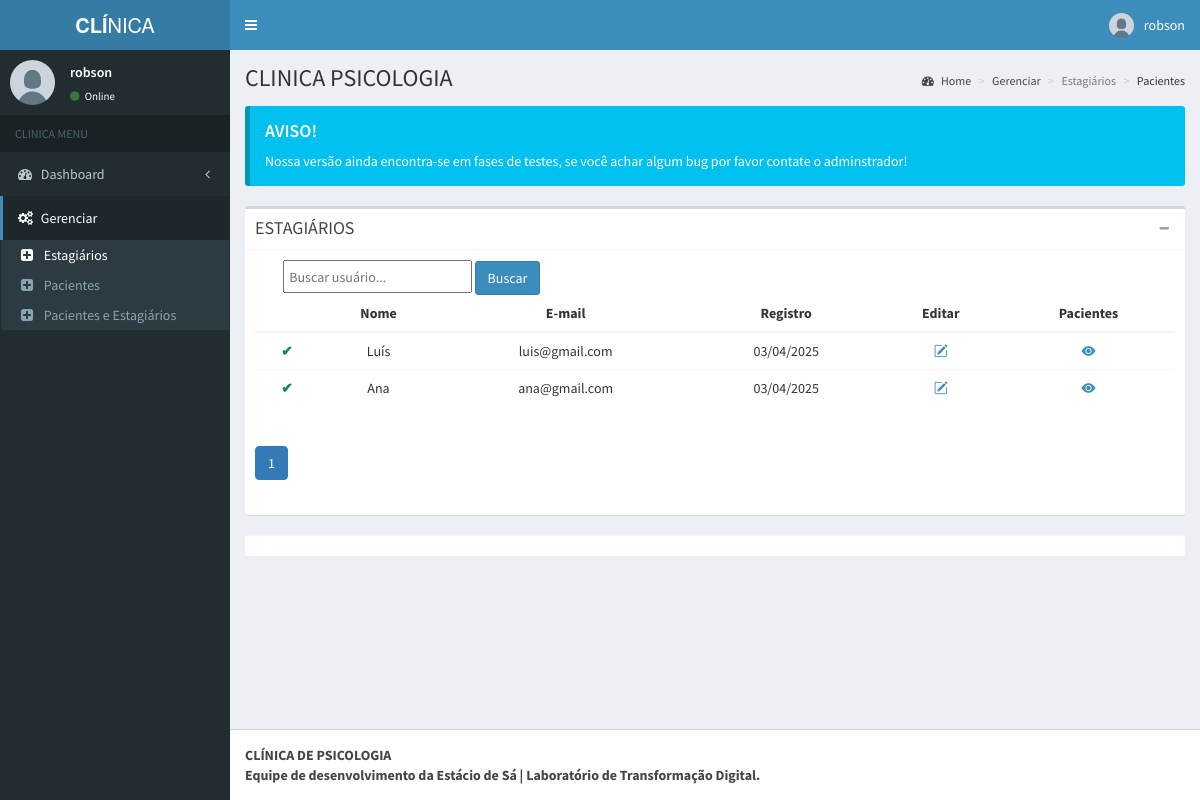
The page /professor/terapeutas.php (signed in) on the database its author committed.
### tables this page shows
CREATE TABLE `tbl_user_terapeuta` (
  `id` int(11) NOT NULL,
  `id_disponibilidade` int(11) UNSIGNED NOT NULL,
  `id_professor` int(11) NOT NULL,
  `nome` varchar(50) NOT NULL,
  `usuario` varchar(20) NOT NULL,
  `email` varchar(100) NOT NULL,
  `senha` varchar(255) NOT NULL,
  `date` timestamp NOT NULL DEFAULT current_timestamp() ON UPDATE current_timestamp()
);

### professor/terapeutas.php (the view, shortened to what this page needs)
<?php
include('../db/conexao.php');
$id = $_SESSION['id'];
$where = "WHERE id_professor = $id";
$busca = isset($_GET['busca']) ? $_GET['busca'] : '';
$por_pagina = 10;
$pagina = isset($_GET['pagina']) ? (int)$_GET['pagina'] : 1;
$offset = ($pagina - 1) * $por_pagina;
?>
<!DOCTYPE html>
<html>
<head>
  <link rel="stylesheet" href="../admin/bootstrap/css/bootstrap.min.css">
  <link rel="stylesheet" href="https://cdn.jsdelivr.net/npm/bootstrap-icons@1.13.1/font/bootstrap-icons.min.css">
  <link rel="stylesheet" href="https://maxcdn.bootstrapcdn.com/font-awesome/4.4.0/css/font-awesome.min.css">
  <link rel="stylesheet" href="../admin/dist/css/AdminLTE.min.css">
  <link rel="stylesheet" href="../admin/dist/css/skins/_all-skins.min.css">
</head>
<body class="hold-transition skin-blue fixed sidebar-mini">
  <div class="wrapper">
    <header class="main-header">
      <a href="#" class="logo">
        <span class="logo-lg"><b>CLÍ</b>NICA</span>
      </a>
      <nav class="navbar navbar-static-top" role="navigation">
        <a href="#" class="sidebar-toggle" data-toggle="offcanvas" role="button">
        </a>
        <div class="navbar-custom-menu">
          <ul class="nav navbar-nav">
            <li class="dropdown user user-menu">
              <a href="#" class="dropdown-toggle" data-toggle="dropdown">
                <img src="../admin/dist/img/user.jpg" class="user-image" alt="User Image">
                <span class="hidden-xs"><?php echo $_SESSION['nome']; ?></span>
              </a>
            </li>
          </ul>
        </div>
      </nav>
    </header>
    <aside class="main-sidebar">
      <section class="sidebar">
        <div class="user-panel">
          <div class="pull-left image">
            <img src="../admin/dist/img/user.jpg" class="img-circle" alt="User Image">
          </div>
          <div class="pull-left info">
            <p><?php echo $_SESSION['nome']; ?></p>
            <a href="#"><i class="fa fa-circle text-success"></i> Online</a>
          </div>
        </div>
        <ul class="sidebar-menu">
          <li class="header">CLINICA MENU</li>
          <li class="treeview">
            <a href="#">
              <i class="fa fa-dashboard"></i> <span>Dashboard</span> <i class="fa fa-angle-left pull-right"></i>
            </a>
          </li>
          <li class="treeview active">
            <a href="#">
              <i class="fa fa-gears"></i>
              <span>Gerenciar</span>
            </a>
            <ul class="treeview-menu">
              <li class="active"><a href="terapeutas.php"><i class="fa fa-plus-square"></i> Estagiários</a></li>
              <li><a href="pacientes.php"><i class="fa fa-plus-square"></i> Pacientes</a></li>
              <li><a href="pacientes-terapeutas.php"><i class="fa fa-plus-square"></i> Pacientes e Estagiários</a></li>
            </ul>
          </li>
    </aside>
    <div class="content-wrapper">
      <section class="content-header">
        <h1>
          CLINICA PSICOLOGIA
        </h1>
        <ol class="breadcrumb">
          <li><a href="../../../index.php"><i class="fa fa-dashboard"></i> Home</a></li>
          <li><a href="#">Gerenciar</a></li>
          <li class="active">Estagiários</li>
          <li>Pacientes</li>
        </ol>
      </section>
      <section class="content">
        <div class="callout callout-info">
          <h4>AVISO!</h4>
          <p>Nossa versão ainda encontra-se em fases de testes, se você achar algum bug por favor contate o adminstrador!</p>
        </div>
        <div class="box">
          <div class="box-header with-border">
            <h3 class="box-title">ESTAGIÁRIOS</h3>
            <div class="box-tools pull-right">
              <button class="btn btn-box-tool" data-widget="collapse" data-toggle="tooltip" title="Collapse"><i class="fa fa-minus"></i></button>
            </div>
          </div>
          <div class="box-body">
            <form method="GET">
              <input type="text" name="busca" placeholder="Buscar usuário..." style="padding:0.5%;margin-left:3%;" value="<?php echo htmlspecialchars($busca); ?>">
              <button class="btn btn-primary" type="submit">Buscar</button>
            </form>
            <div>
              <table class="table table-hover text-center">
                <thead class="table-dark">
                  <tr>
                    <th></th>
                    <th scope="col">Nome</th>
                    <th scope="col">E-mail</th>
                    <th scope="col">Registro</th>
                    <th scope="col">Editar</th>
                    <th scope="col">Pacientes</th>
                  </tr>
                </thead>
                <tbody>
                  <?php
                  $sql = "SELECT t.id, t.id_disponibilidade, t.nome, t.email, t.date
                  FROM tbl_user_terapeuta t
                  $where
                  ORDER BY id DESC
                  LIMIT $por_pagina  OFFSET $offset";
                  $sql_total = "SELECT COUNT(*) as total FROM tbl_user_terapeuta t $where";
                  $result_total = mysqli_query($mysqli, $sql_total);
                  $total = mysqli_fetch_assoc($result_total)['total'];
                  $result = mysqli_query($mysqli, $sql);
                  while ($row = mysqli_fetch_assoc($result)) {
                  ?>
                    <tr>
                      <td><span style="color: <?php echo ($row['id_disponibilidade'] == 2) ? '#dc3545' : '#198754'; ?>; font-weight: bold;"><?php echo ($row['id_disponibilidade'] == 2) ? '✘' : '✔'; ?></span></td>
                      <td><?php echo $row["nome"] ?></td>
                      <td><?php echo $row["email"] ?></td>
                      <td><?php echo date('d/m/Y', strtotime($row["date"])); ?></td>
                      <td>
                        <a href="edit/edit-terapeuta.php?id=<?php echo $row["id"] ?>" class="link-dark"><i class="bi bi-pencil-square"></i></a>
                      </td>
                      <td>
                        <a href="pacientes-terapeuta.php?id=<?php echo $row["id"] ?>" class="link-dark"><i class="bi bi-eye-fill"></i></a>
                      </td>
                    </tr>
                  <?php
                  }
                  ?>
                </tbody>
              </table>
              <?php
                $total_paginas = ceil($total / $por_pagina);
              ?>
            </div>
            <nav>
              <ul class="pagination justify-content-center">
                <?php
                $range = 2;
                ?>
                <?php
                for ($i = max(1, $pagina - $range); $i <= min($total_paginas, $pagina + $range); $i++) {
                ?>
                  <li class="page-item <?php echo ($i == $pagina) ? 'active' : ''; ?>">
                    <a class="page-link" href="?pagina=<?php echo $i; ?>">
                      <?php echo $i; ?>
                    </a>
                  </li>
                <?php
                }
                ?>
              </ul>
            </nav>
            </div>
          </div>
          <div class="box-footer">
          </div>
        </div>
    </div>
  <footer class="main-footer">
    <strong>CLÍNICA DE PSICOLOGIA <br> Equipe de desenvolvimento da Estácio de Sá | Laboratório de Transformação Digital.</strong>
  </footer>
</body>
</html>

### rows shown on the page
tbl_user_terapeuta: nome "Luís", email "luis@gmail.com", date "03/04/2025"
tbl_user_terapeuta: nome "Ana", email "ana@gmail.com", date "03/04/2025"

### other values the page prints
$_SESSION['nome'] "robson"
